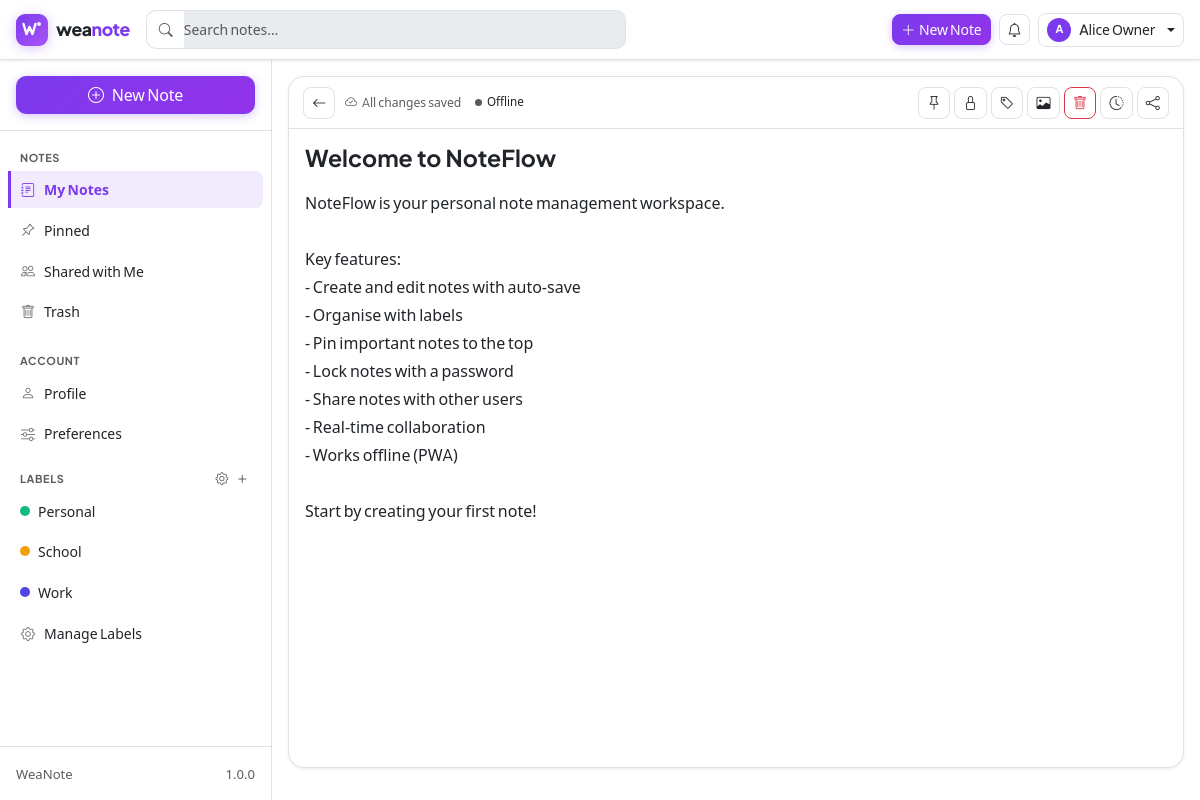
The app's page /notes/1 (signed in) with its own data.
### tables this page shows
CREATE TABLE IF NOT EXISTS `users` (
  `id`                       INT UNSIGNED     NOT NULL AUTO_INCREMENT,
  `email`                    VARCHAR(255)     NOT NULL,
  `display_name`             VARCHAR(100)     NOT NULL,
  `password_hash`            VARCHAR(255)     NOT NULL,
  `avatar`                   VARCHAR(255)     DEFAULT NULL,

   
  `is_verified`              TINYINT(1)       NOT NULL DEFAULT 0,
  `activation_token`         VARCHAR(64)      DEFAULT NULL,
  `activation_token_expires_at` DATETIME      DEFAULT NULL,

   
  `reset_token`              VARCHAR(64)      DEFAULT NULL,
  `reset_token_expires_at`   DATETIME         DEFAULT NULL,
  `reset_otp`                VARCHAR(255)     DEFAULT NULL,
  `reset_otp_expires_at`     DATETIME         DEFAULT NULL,

  `created_at`               DATETIME         NOT NULL DEFAULT CURRENT_TIMESTAMP,
  `updated_at`               DATETIME         NOT NULL DEFAULT CURRENT_TIMESTAMP ON UPDATE CURRENT_TIMESTAMP,

  PRIMARY KEY (`id`),
  UNIQUE KEY `uq_users_email` (`email`),
  KEY `idx_users_activation_token` (`activation_token`),
  KEY `idx_users_reset_token`      (`reset_token`)
);

CREATE TABLE IF NOT EXISTS `labels` (
  `id`         INT UNSIGNED  NOT NULL AUTO_INCREMENT,
  `user_id`    INT UNSIGNED  NOT NULL,
  `name`       VARCHAR(100)  NOT NULL,
  `color`      VARCHAR(7)    NOT NULL DEFAULT '#6c757d',
  `created_at` DATETIME      NOT NULL DEFAULT CURRENT_TIMESTAMP,
  `updated_at` DATETIME      NOT NULL DEFAULT CURRENT_TIMESTAMP ON UPDATE CURRENT_TIMESTAMP,

  PRIMARY KEY (`id`),
  UNIQUE KEY `uq_labels_user_name` (`user_id`, `name`),
  KEY `idx_labels_user` (`user_id`),
  CONSTRAINT `fk_labels_user`
    FOREIGN KEY (`user_id`) REFERENCES `users` (`id`) ON DELETE CASCADE
);

CREATE TABLE IF NOT EXISTS `notes` (
  `id`                 INT UNSIGNED  NOT NULL AUTO_INCREMENT,
  `user_id`            INT UNSIGNED  NOT NULL,
  `title`              VARCHAR(255)  NOT NULL DEFAULT 'Untitled',
  `content`            LONGTEXT,

   
  `is_pinned`          TINYINT(1)    NOT NULL DEFAULT 0,
  `pinned_at`          DATETIME      DEFAULT NULL,

   
  `is_locked`          TINYINT(1)    NOT NULL DEFAULT 0,
  `note_password_hash` VARCHAR(255)  DEFAULT NULL,

   
  `sort_order`         INT           NOT NULL DEFAULT 0,

   
  `deleted_at`         DATETIME      DEFAULT NULL,

  `created_at`         DATETIME      NOT NULL DEFAULT CURRENT_TIMESTAMP,
  `updated_at`         DATETIME      NOT NULL DEFAULT CURRENT_TIMESTAMP ON UPDATE CURRENT_TIMESTAMP,

  PRIMARY KEY (`id`),
  KEY `idx_notes_user`       (`user_id`),
  KEY `idx_notes_deleted_at` (`deleted_at`),
  KEY `idx_notes_pinned`     (`user_id`, `is_pinned`),
  KEY `idx_notes_user_sort`  (`user_id`, `sort_order`),
  FULLTEXT KEY `ft_notes_search` (`title`, `content`),
  CONSTRAINT `fk_notes_user`
    FOREIGN KEY (`user_id`) REFERENCES `users` (`id`) ON DELETE CASCADE
);

### app/Views/notes/editor.php (the view, shortened to what the rows shown need)
<?php
$note       = $note       ?? null;
$isOwner    = $isOwner    ?? false;
$isUnlocked = $isUnlocked ?? false;
$noteId    = (int) ($note['id']        ?? 0);
$isPinned  = (bool)(int)($note['is_pinned']  ?? 0);
$isLocked  = (bool)(int)($note['is_locked']  ?? 0);
$canEdit   = ($note['access_permission'] ?? 'owner') !== 'read';
require BASE_PATH . '/app/Views/layouts/header.php';
require BASE_PATH . '/app/Views/layouts/sidebar.php';
?>
<div class="nf-main d-flex flex-column p-0" style="padding:0!important">
  <div class="note-editor-wrapper m-3">
    <div class="note-editor-toolbar">
      <a href="<?= BASE_URL ?>/notes" class="btn btn-sm btn-outline-secondary"
         title="Back to notes" aria-label="Back to notes">
        <i class="bi bi-arrow-left"></i>
      </a>
      <div class="autosave-status ms-1" id="autosaveStatus">
        <i class="bi bi-cloud-check" id="autosaveIcon"></i>
        <span id="autosaveText">All changes saved</span>
      </div>
      <div class="nf-collab-status d-none ms-2" id="collabStatus">
        <span class="nf-collab-dot nf-collab-offline" id="collabDot"></span>
        <span id="collabText">Offline</span>
      </div>
      <div class="ms-auto d-flex gap-1 flex-wrap align-items-center">
        <?php if ($isOwner): ?>
          <button class="btn btn-sm btn-outline-secondary" id="pinBtn"
                  title="<?= $isPinned ? 'Unpin' : 'Pin note' ?>">
            <i class="bi bi-pin<?= $isPinned ? '-fill' : '' ?>" id="pinIcon"></i>
          </button>
          <button class="btn btn-sm btn-outline-secondary" id="lockBtn"
                  title="<?= $isLocked ? 'Manage lock' : 'Lock note' ?>"
                  data-locked="<?= $isLocked ? 'true' : 'false' ?>"
                  data-unlocked="<?= $isUnlocked ? 'true' : 'false' ?>"
                  data-bs-toggle="modal" data-bs-target="#lockModal">
            <i class="bi bi-lock<?= $isLocked ? '-fill' : '' ?>" id="lockIcon"></i>
          </button>
          <button class="btn btn-sm btn-outline-secondary" id="labelBtn" title="Manage labels"
                  data-bs-toggle="modal" data-bs-target="#labelModal">
            <i class="bi bi-tag"></i>
          </button>
          <button class="btn btn-sm btn-outline-secondary" id="uploadImgBtn" title="Upload image">
            <i class="bi bi-image"></i>
          </button>
          <form method="POST" action="<?= BASE_URL ?>/notes/<?= $noteId ?>/delete"
                id="editorDeleteForm" class="d-inline m-0">
            <button type="button" class="btn btn-sm btn-outline-danger"
                    id="editorDeleteBtn" title="Delete note">
              <i class="bi bi-trash"></i>
            </button>
          </form>
        <?php endif; ?>
        <button class="btn btn-sm btn-outline-secondary" title="Edit history"
                aria-label="Edit history"
                data-bs-toggle="offcanvas" data-bs-target="#historyOffcanvas">
          <i class="bi bi-clock-history"></i>
        </button>
        <button class="btn btn-sm btn-outline-secondary" title="Share note"
                aria-label="Share note"
                data-bs-toggle="modal" data-bs-target="#shareModal">
          <i class="bi bi-share"></i>
        </button>
      </div>
    </div>
    <input type="text" id="noteTitle" class="note-title-input"
           placeholder="Note title…"
           value="<?= htmlspecialchars($note['title'] ?? '') ?>"
           maxlength="255"
           <?= !$canEdit ? 'readonly' : '' ?>>
    <textarea id="noteContent" class="note-content-input"
              placeholder="Start writing…"
              <?= !$canEdit ? 'readonly' : '' ?>><?= htmlspecialchars($note['content'] ?? '') ?></textarea>
  </div>
</div>
<?php require BASE_PATH . '/app/Views/layouts/footer.php'; ?>

### app/Core/Router.php (shortened to what the rows shown need)
<?php
class Router
{
    private array $routes   = [];
    private function addRoute(string $method, string $path, string $handler): void
    {
        $pattern = preg_replace('/\{([a-zA-Z_][a-zA-Z0-9_]*)\}/', '(?P<$1>[^/]+)', $path);
        $pattern = '#^' . $pattern . '$#u';
        $this->routes[] = [
            'method'  => strtoupper($method),
            'pattern' => $pattern,
            'handler' => $handler,
        ];
    }
    public function dispatch(): void
    {
        $method = strtoupper($_SERVER['REQUEST_METHOD'] ?? 'GET');
        $uri = parse_url($_SERVER['REQUEST_URI'] ?? '/', PHP_URL_PATH);
        $uri = rawurldecode($uri);
        $uri = '/' . ltrim($uri, '/');
        foreach ($this->routes as $route) {
            if ($route['method'] !== $method) {
                continue;
            }
            if (preg_match($route['pattern'], $uri, $matches)) {
                $params = array_filter($matches, 'is_string', ARRAY_FILTER_USE_KEY);
                $this->callHandler($route['handler'], array_values($params));
                return;
            }
        }
    }
    private function callHandler(string $handler, array $params): void
    {
        [$classShort, $action] = explode('@', $handler, 2);
        $controller = new $fqn();
        $controller->$action(...$params);
    }
}

### app/Views/layouts/header.php (shortened to what the rows shown need)
<?php
$currentUser   = Auth::user();
$theme         = $currentUser['theme'] ?? 'light';
$fontSize      = $currentUser['font_size'] ?? 'medium';
$fontClass = match ($fontSize) {
    'small' => 'nf-font-sm',
    'large' => 'nf-font-lg',
    default => '',
};
?>
<!DOCTYPE html>
<html lang="en" data-bs-theme="<?= htmlspecialchars($theme) ?>"<?= $fontClass ? ' class="' . $fontClass . '"' : '' ?>>
<head>
  <link rel="stylesheet" href="<?= BASE_URL ?>/assets/vendor/css/fonts.css">
  <link rel="stylesheet" href="<?= BASE_URL ?>/assets/vendor/css/bootstrap.min.css">
  <link rel="stylesheet" href="<?= BASE_URL ?>/assets/vendor/css/bootstrap-icons.min.css">
  <link rel="stylesheet" href="<?= BASE_URL ?>/assets/css/app.css?v=<?= APP_VERSION ?>">
</head>
<?php if (Auth::check()): ?>
<body class="app-body">
<nav class="navbar navbar-expand-lg fixed-top nf-navbar" id="mainNav">
  <div class="container-fluid px-3">
    <a class="wn-navbar-brand me-3" href="<?= BASE_URL ?>/notes">
      <span class="wn-logo-mark">
      </span>
      <span class="wn-brand-text">wea<span class="wn-accent">note</span></span>
    </a>
    <div class="flex-grow-1 d-none d-lg-flex me-3" style="max-width:480px">
      <div class="input-group">
        <span class="input-group-text bg-body border-end-0">
          <i class="bi bi-search text-muted"></i>
        </span>
        <input type="search" id="globalSearch" class="form-control border-start-0 ps-0"
               placeholder="Search notes…" autocomplete="off" aria-label="Search notes">
      </div>
    </div>
    <div class="d-flex align-items-center ms-auto gap-2">
      <a href="<?= BASE_URL ?>/notes/create"
         class="btn btn-primary btn-sm d-none d-lg-flex align-items-center gap-1">
        <i class="bi bi-plus-lg"></i><span>New Note</span>
      </a>
      <div class="dropdown">
        <button class="btn btn-sm btn-outline-secondary position-relative"
                id="notifBtn" data-bs-toggle="dropdown" aria-expanded="false"
                aria-label="Notifications">
          <i class="bi bi-bell"></i>
        </button>
      </div>
      <div class="dropdown">
        <button class="btn btn-sm btn-outline-secondary dropdown-toggle d-flex align-items-center gap-2"
                data-bs-toggle="dropdown" aria-expanded="false">
          <?php if (!empty($currentUser['avatar'])): ?>
            <img src="<?= BASE_URL ?>/uploads/avatars/<?= htmlspecialchars($currentUser['avatar']) ?>"
                 class="rounded-circle" width="24" height="24" alt=""
                 style="object-fit:cover">
          <?php else: ?>
            <span class="rounded-circle bg-primary text-white d-flex align-items-center justify-content-center fw-bold"
                  style="width:24px;height:24px;font-size:11px;flex-shrink:0">
              <?= htmlspecialchars(mb_strtoupper(mb_substr($currentUser['display_name'] ?? '?', 0, 1))) ?>
            </span>
          <?php endif; ?>
          <span class="d-none d-md-inline text-truncate" style="max-width:120px">
            <?= htmlspecialchars($currentUser['display_name'] ?? '') ?>
          </span>
        </button>
      </div>
    </div>
  </div>
</nav>
<div class="nf-page" id="nfPage">
  <div class="nf-wrapper" id="appWrapper">
<?php else: ?>
<body class="auth-body">
<div class="auth-wrapper">
<?php endif; ?>

### app/Views/layouts/sidebar.php (shortened to what the rows shown need)
<?php
$sidebarLabels = $sidebarLabels ?? [];
$currentUri = parse_url($_SERVER['REQUEST_URI'] ?? '/', PHP_URL_PATH);
$base = BASE_PATH_WEB;
$rel  = ($base !== '' && str_starts_with($currentUri, $base))
      ? substr($currentUri, strlen($base))
      : $currentUri;
$rel  = '/' . ltrim($rel, '/');
$isActive = static function (string $pattern) use ($rel): string {
    return preg_match('#^' . $pattern . '($|/)#', $rel) ? 'active' : '';
};
?>
<aside class="nf-sidebar d-none d-lg-flex flex-column" id="sidebar">
  <div class="p-3 border-bottom">
    <a href="<?= BASE_URL ?>/notes/create"
       class="btn btn-primary w-100 d-flex align-items-center justify-content-center gap-2">
      <i class="bi bi-plus-circle"></i>
      <span>New Note</span>
    </a>
  </div>
  <nav class="nf-sidebar-nav flex-grow-1 overflow-y-auto p-2" aria-label="Sidebar navigation">
    <div class="nf-sidebar-section">Notes</div>
    <ul class="nav nav-pills flex-column gap-1">
      <li class="nav-item">
        <a href="<?= BASE_URL ?>/notes"
           class="nav-link <?= $isActive('/notes') ?> <?= $isActive('/') ?>">
          <i class="bi bi-journal-text"></i>My Notes
        </a>
      </li>
      <li class="nav-item">
        <a href="<?= BASE_URL ?>/notes?filter=pinned"
           class="nav-link <?= (($rel === '/notes' || $rel === '/') && ($_GET['filter'] ?? '') === 'pinned') ? 'active' : '' ?>">
          <i class="bi bi-pin-angle"></i>Pinned
        </a>
      </li>
      <li class="nav-item">
        <a href="<?= BASE_URL ?>/shared" class="nav-link <?= $isActive('/shared') ?>">
          <i class="bi bi-people"></i>Shared with Me
        </a>
      </li>
      <li class="nav-item">
        <a href="<?= BASE_URL ?>/trash" class="nav-link <?= $isActive('/trash') ?>">
          <i class="bi bi-trash"></i>Trash
        </a>
      </li>
    </ul>
    <div class="nf-sidebar-section mt-2">Account</div>
    <ul class="nav nav-pills flex-column gap-1">
      <li class="nav-item">
        <a href="<?= BASE_URL ?>/profile" class="nav-link <?= $isActive('/profile') ?>">
          <i class="bi bi-person"></i>Profile
        </a>
      </li>
      <li class="nav-item">
        <a href="<?= BASE_URL ?>/preferences" class="nav-link <?= $isActive('/preferences') ?>">
          <i class="bi bi-sliders"></i>Preferences
        </a>
      </li>
    </ul>
    <div class="mt-2">
      <div class="nf-sidebar-section d-flex align-items-center">
        <span class="flex-grow-1">Labels</span>
        <a href="<?= BASE_URL ?>/labels"
           class="btn btn-link btn-sm p-0 text-muted lh-1 me-1"
           title="Manage labels" aria-label="Manage labels">
          <i class="bi bi-gear" style="font-size:.8rem"></i>
        </a>
        <button class="btn btn-link btn-sm p-0 text-muted lh-1"
                id="addLabelBtn" title="New label" aria-label="New label">
          <i class="bi bi-plus fs-6"></i>
        </button>
      </div>
      <ul class="nav nav-pills flex-column gap-1" id="labelList">
        <?php if (!empty($sidebarLabels)): ?>
          <?php foreach ($sidebarLabels as $lbl): ?>
            <li class="nav-item">
              <a href="<?= BASE_URL ?>/labels/<?= (int)$lbl['id'] ?>/notes"
                 class="nav-link d-flex align-items-center gap-2 <?= $isActive('/labels/' . $lbl['id'] . '/notes') ?>">
                <span class="nf-label-dot rounded-circle flex-shrink-0"
                      style="width:10px;height:10px;background:<?= htmlspecialchars($lbl['color']) ?>"></span>
                <span class="text-truncate flex-grow-1"><?= htmlspecialchars($lbl['name']) ?></span>
              </a>
            </li>
          <?php endforeach; ?>
        <?php else: ?>
          <li class="nav-item">
            <span class="nav-link text-muted small disabled">No labels yet</span>
          </li>
        <?php endif; ?>
        <li class="nav-item">
          <a href="<?= BASE_URL ?>/labels" class="nav-link <?= $isActive('/labels') ?>">
            <i class="bi bi-gear" style="width:16px;flex-shrink:0"></i>
            <span class="text-truncate flex-grow-1">Manage Labels</span>
          </a>
        </li>
      </ul>
    </div>
  </nav>
  <div class="p-3 border-top small text-muted d-flex align-items-center gap-2">
    <span class="text-muted"><?= APP_NAME ?></span>
    <span class="ms-auto"><?= APP_VERSION ?></span>
  </div>
</aside>

### records on screen
users: display_name "A", display_name "Alice Owner"
labels: name "Personal"
labels: name "School"
labels: name "Work"
notes: is_pinned 0 (drawn), is_locked 0 (drawn), title "Welcome to NoteFlow", content "NoteFlow is your personal note management workspace. Key features: - Create and edit notes with auto-save - Organise with labels - Pin important notes to the top - Lock notes with a password - Share notes with other users - Real-time collaboration - Works offline (PWA) Start by creating your first note!"
